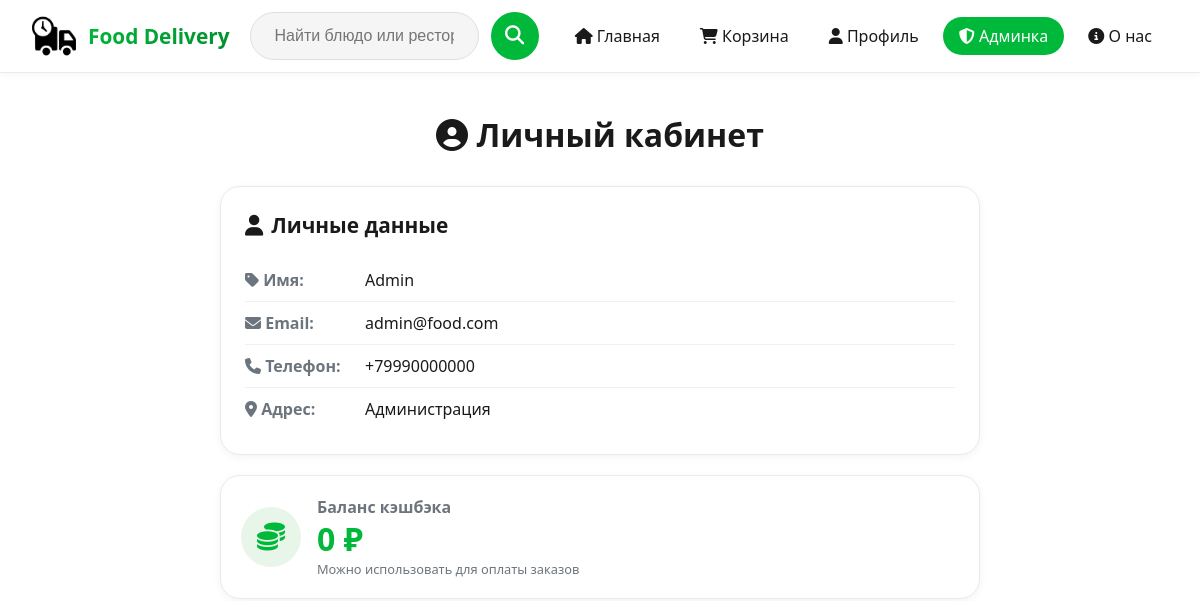
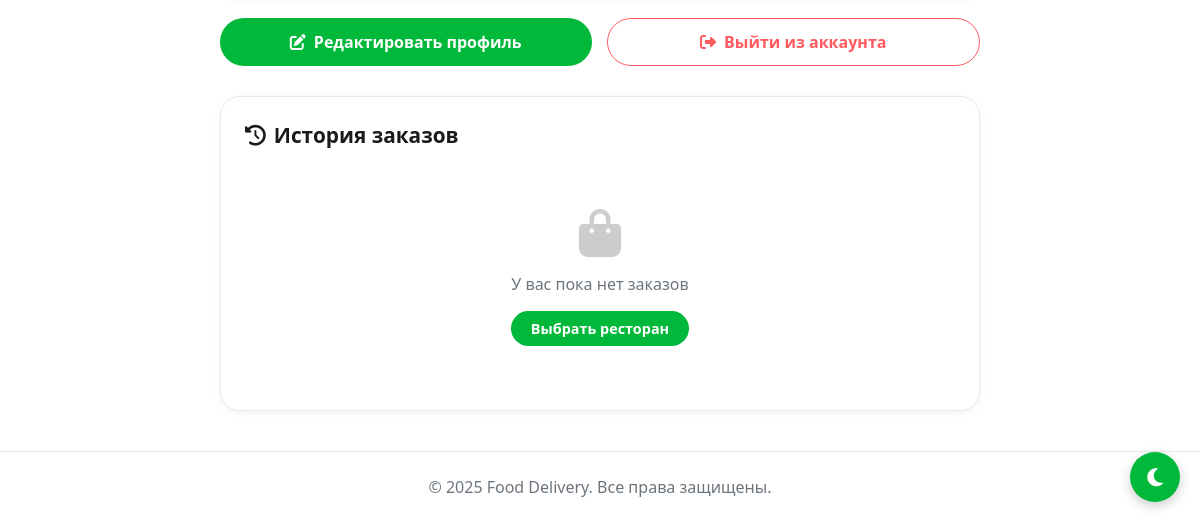
The app's page /profile (signed in), older data (2 pictures, top to bottom).
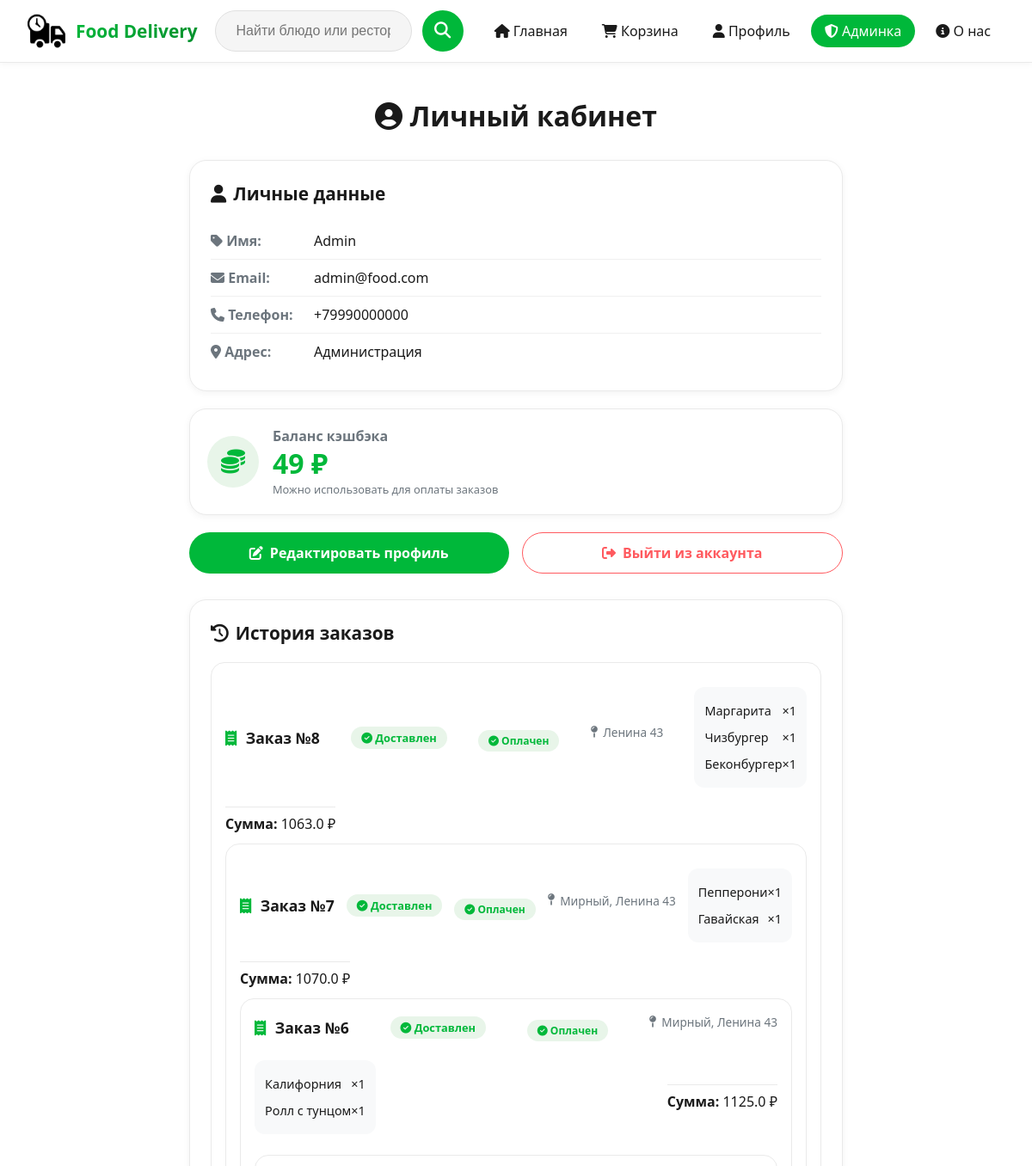
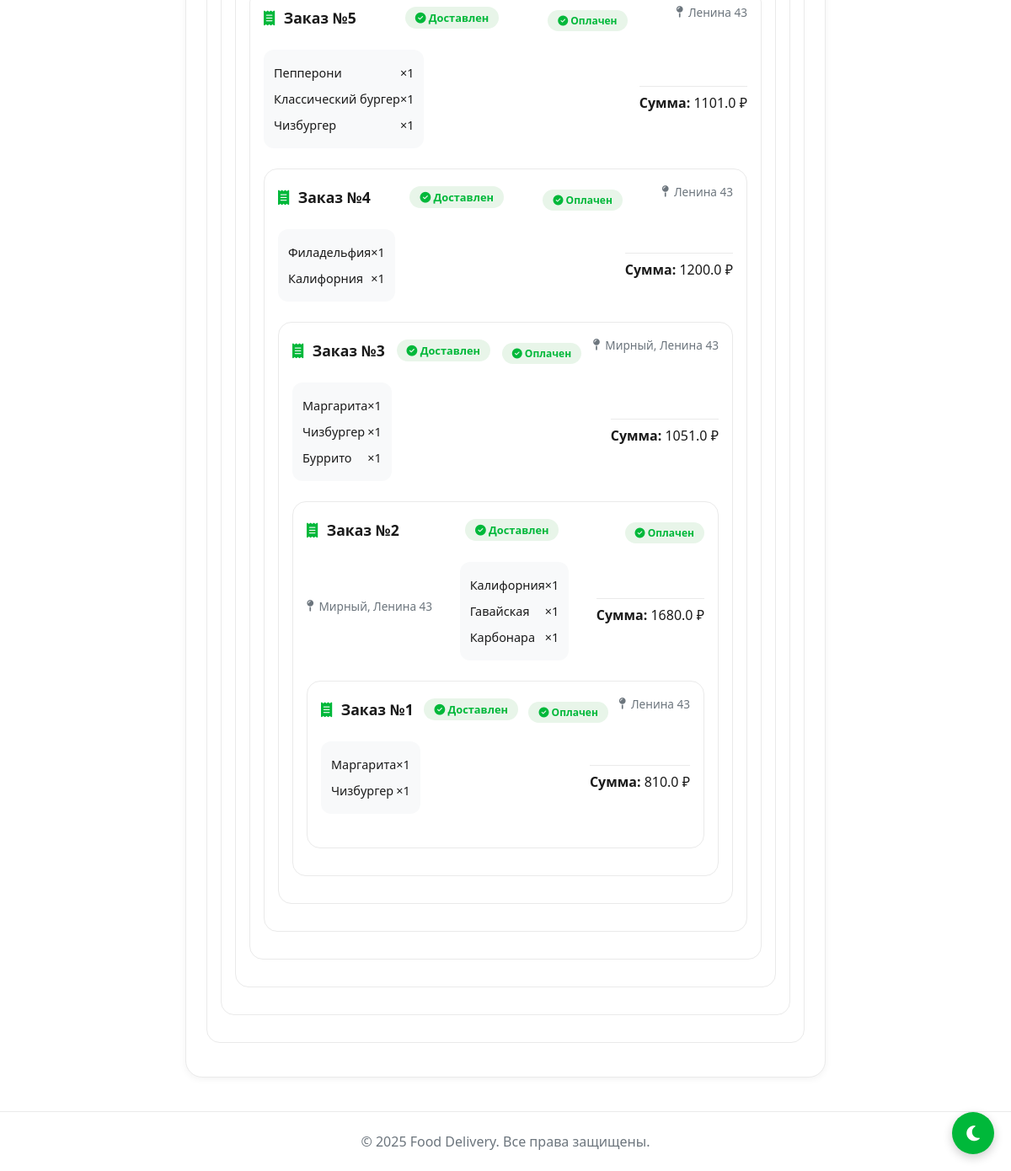
The same page, newer data (2 pictures, top to bottom).
### models.py (models this page shows, shortened)
class User(UserMixin, db.Model):
    __tablename__ = 'user'
    __table_args__ = {'extend_existing': True}
    id = db.Column(db.Integer, primary_key=True)
    username = db.Column(db.String(64), unique=True, nullable=False, index=True)
    email = db.Column(db.String(120), unique=True, nullable=False, index=True)
    password_hash = db.Column(db.String(128), nullable=False)
    phone = db.Column(db.String(30))
    address = db.Column(db.String(255))
    cashback_balance = db.Column(db.Float, default=0.0)
    is_admin = db.Column(db.Boolean, default=False)
    orders = db.relationship('Order', back_populates='user', cascade='all, delete-orphan')

class Order(db.Model):
    __tablename__ = 'order'
    id = db.Column(db.Integer, primary_key=True)
    user_id = db.Column(db.Integer, db.ForeignKey('user.id', ondelete='CASCADE'), nullable=False, index=True)
    address = db.Column(db.String(255))
    total_price = db.Column(db.Float, default=0.0)
    created_at = db.Column(db.DateTime, default=datetime.utcnow, index=True)
    use_cashback = db.Column(db.Boolean, default=False)
    cashback_used = db.Column(db.Float, default=0.0)
    is_paid = db.Column(db.Boolean, default=False)
    payment_id = db.Column(db.String(50), default=None)
    paid_at = db.Column(db.DateTime, default=None)
    user = db.relationship('User', back_populates='orders')
    items = db.relationship('OrderItem', backref='order', lazy=True, cascade='all, delete-orphan')

class OrderItem(db.Model):
    __tablename__ = 'order_item'
    id = db.Column(db.Integer, primary_key=True)
    order_id = db.Column(db.Integer, db.ForeignKey('order.id', ondelete='CASCADE'), nullable=False)
    menu_item_id = db.Column(db.Integer, db.ForeignKey('menu_item.id', ondelete='CASCADE'), nullable=False)
    quantity = db.Column(db.Integer, default=1)
    menu_item = db.relationship('MenuItem')

class MenuItem(db.Model):
    __tablename__ = 'menu_item'
    search_name = db.Column(db.String(200), default='')
    id = db.Column(db.Integer, primary_key=True)
    name = db.Column(db.String(200), nullable=False, index=True)
    price = db.Column(db.Float, nullable=False)
    restaurant_id = db.Column(db.Integer, db.ForeignKey('restaurant.id', ondelete='CASCADE'), nullable=False)
    description = db.Column(db.String(400))
    weight = db.Column(db.String(50))
    image = db.Column(db.String(200), default='images/default.png')
    category = db.Column(db.String(50), default='other')

### routes.py (the view)
@main_bp.route('/profile')
@login_required
def profile():
    from datetime import datetime, timezone, timedelta
    orders = Order.query.filter_by(user_id=current_user.id).order_by(Order.id.desc()).all()
    now = datetime.now(timezone.utc)
    for order in orders:
        if order.created_at is None:
            order.created_at = now
        if order.created_at.tzinfo is None:
            order.created_at = order.created_at.replace(tzinfo=timezone.utc)
        delivery_times = []
        for item in order.items:
            if item.menu_item and item.menu_item.restaurant:
                delivery_times.append(item.menu_item.restaurant.delivery_time)
        max_delivery = max(delivery_times) if delivery_times else 30
        order.max_delivery = max_delivery
        delivery_end_time = order.created_at + timedelta(minutes=max_delivery)
        order.is_active = now < delivery_end_time
    return render_template('profile.html', user=current_user, orders=orders)
    return render_template('profile.html', user=current_user, orders=orders)

### app.py (called while the page is built)
@login_manager.user_loader
def load_user(user_id):
    return User.query.get(int(user_id))

### templates/profile.html (shortened to what this page needs)
{% extends "base.html" %}
{% block content %}
<div class="profile-container">
    <h1 style="text-align: center; margin-bottom: 30px; color: #1a1a1a;">
        <i class="fas fa-user-circle"></i> Личный кабинет
    </h1>
    <div class="profile-card">
        <h2><i class="fas fa-user"></i> Личные данные</h2>
        <div class="info-row">
            <span class="info-label"><i class="fas fa-tag"></i> Имя:</span>
            <span class="info-value">{{ user.username }}</span>
        </div>
        <div class="info-row">
            <span class="info-label"><i class="fas fa-envelope"></i> Email:</span>
            <span class="info-value">{{ user.email }}</span>
        </div>
        <div class="info-row">
            <span class="info-label"><i class="fas fa-phone"></i> Телефон:</span>
            <span class="info-value">{{ user.phone or "Не указан" }}</span>
        </div>
        <div class="info-row">
            <span class="info-label"><i class="fas fa-map-marker-alt"></i> Адрес:</span>
            <span class="info-value">{{ user.address or "Не указан" }}</span>
        </div>
    </div>
    <div class="cashback-card">
        <div class="cashback-icon">
            <i class="fas fa-coins"></i>
        </div>
        <div class="cashback-content">
            <h3>Баланс кэшбэка</h3>
            <div class="cashback-amount">{{ "%.0f"|format(user.cashback_balance or 0) }} ₽</div>
            <p>Можно использовать для оплаты заказов</p>
        </div>
    </div>
    <div class="action-buttons">
        <a class="btn btn-primary" href="{{ url_for('main.edit_profile') }}">
            <i class="fas fa-edit"></i> Редактировать профиль
        </a>
        <a class="btn btn-logout" href="{{ url_for('main.logout') }}">
            <i class="fas fa-sign-out-alt"></i> Выйти из аккаунта
        </a>
    </div>
    <div class="orders-card">
        <h2><i class="fas fa-history"></i> История заказов</h2>
        {% if orders %}
            {% for order in orders %}
                <div class="order-item">
                    <div class="order-header">
                        <div class="order-number">
                            <i class="fas fa-receipt"></i> Заказ №{{ order.id }}
                        </div>
                      {% if order.is_active %}
    <div class="order-status active">
        <i class="fas fa-truck"></i> В пути
    </div>
    <div class="delivery-timer-container"
         data-created="{{ order.created_at.isoformat() }}"
         data-delivery-time="{{ order.max_delivery }}">
        <div class="delivery-timer-text">
            <i class="fas fa-clock"></i>
            <span class="timer-display">--:--</span>
        </div>
        <div class="delivery-progress-bar">
            <div class="delivery-progress-fill"></div>
        </div>
    </div>
{% else %}
    <div class="order-status completed">
        <i class="fas fa-check-circle"></i> Доставлен
    </div>
{% endif %}
                    {% if not order.is_paid %}
                        <div class="payment-status unpaid">
                            <i class="fas fa-clock"></i> Ожидает оплаты
                        </div>
                    {% else %}
                        <div class="payment-status paid">
                            <i class="fas fa-check-circle"></i> Оплачен
                        </div>
                    {% endif %}
                    <div class="order-address">
                        <i class="fas fa-map-pin"></i> {{ order.address }}
                    </div>
                    <div class="order-items">
                        {% for item in order.items %}
                            <div class="order-item-row">
                                <span>{{ item.menu_item.name }}</span>
                                <span>×{{ item.quantity }}</span>
                            </div>
                        {% endfor %}
                    </div>
                    <div class="order-total">
                        <strong>Сумма:</strong> {{ order.total_price }} ₽
                    </div>
                </div>
            {% endfor %}
        {% else %}
            <div class="empty-orders">
                <i class="fas fa-shopping-bag"></i>
                <p>У вас пока нет заказов</p>
                <a href="{{ url_for('main.index') }}" class="btn btn-small">Выбрать ресторан</a>
            </div>
        {% endif %}
    </div>
</div>
{% endblock %}

### templates/base.html (shortened to what this page needs)
<!doctype html>
<html lang="ru">
<head>
  <link rel="stylesheet" href="{{ url_for('static', filename='style.css') }}">
  <link rel="stylesheet" href="https://use.fontawesome.com/releases/v6.5.1/css/all.css">
</head>
<body style="margin:0; font-family:'Segoe UI', Arial, sans-serif; background:white; color:#1a1a1a;">
<button id="themeToggle" class="theme-toggle"><i class="fas fa-moon"></i></button>
<header style="display:flex; align-items:center; gap:20px; padding:12px 32px; background:white; position:sticky; top:0; z-index:1000; border-bottom:1px solid #eaeaea; box-shadow:0 1px 8px rgba(0,0,0,0.05); transition: background 0.3s, border-color 0.3s;">
  <a href="{{ url_for('main.index') }}" style="display:flex; align-items:center; gap:12px; text-decoration:none;">
    <img id="site-logo" src="{{ url_for('static', filename='images/food_delivery.png') }}" alt="logo" style="height:44px;">
    <span class="logo-text">Food Delivery</span>
  </a>
  <div style="position:relative; flex:1; display:flex; justify-content:center;">
    <div style="width:100%; max-width:800px;">
      <div style="display:flex; gap:12px; align-items:center;">
        <input id="search-input" class="search-input" type="text" placeholder="Найти блюдо или ресторан..." autocomplete="off" style="flex:1; height:48px; padding:0 24px; font-size:16px;">
        <button id="search-button" class="search-btn" title="Найти" style="width:48px; height:48px; display:flex; align-items:center; justify-content:center; cursor:pointer;">
          <i class="fas fa-search" style="color:white; font-size:1.2rem;"></i>
        </button>
      </div>
    </div>
  </div>
  <nav style="display:flex; gap:8px; align-items:center;">
    {% if current_user.is_authenticated %}
      <a href="{{ url_for('main.index') }}"><i class="fas fa-home"></i> Главная</a>
      <a href="{{ url_for('main.cart') }}"><i class="fas fa-shopping-cart"></i> Корзина</a>
      <a href="{{ url_for('main.profile') }}"><i class="fas fa-user"></i> Профиль</a>
      {% if current_user.is_admin %}
        <a href="{{ url_for('main.admin_panel') }}" style="background: #00b83a; color: white !important; border-radius: 30px;"><i class="fas fa-shield-alt"></i> Админка</a>
      {% endif %}
      <a href="{{ url_for('main.about') }}"><i class="fas fa-info-circle"></i> О нас</a>
    {% else %}
      <a href="{{ url_for('main.login') }}"><i class="fas fa-sign-in-alt"></i> Вход</a>
      <a href="{{ url_for('main.register') }}"><i class="fas fa-user-plus"></i> Регистрация</a>
      <a href="{{ url_for('main.about') }}"><i class="fas fa-info-circle"></i> О нас</a>
    {% endif %}
  </nav>
</header>
<main style="min-height:calc(100vh - 120px);">
  {% block content %}{% endblock %}
</main>
<footer style="background:white; color:#6c757d; text-align:center; padding:24px; border-top:1px solid #eaeaea; transition: background 0.3s, border-color 0.3s;">
  <p>&copy; 2025 Food Delivery. Все права защищены.</p>
</footer>
</body>
</html>

### static/style.css (style rules this page uses)
* { margin: 0; padding: 0; box-sizing: border-box; }
body { font-family: -apple-system, BlinkMacSystemFont, 'Segoe UI', Roboto, 'Helvetica Neue', Arial, sans-serif; background-color: #ffffff; color: #1a1a1a; transition: background 0.3s ease, color 0.3s ease; animation: fadeIn 0.6s ease-out; }
header, footer, nav, .restaurant, .promo-card, .menu-item, .cart-item, .cart-total, .form-container, .profile-card, .admin-card, .card, .search-input, .search-autocomplete, .btn, .category-btn, input, textarea, select, button, .empty-cart, .team-card, .about-card { transition: background 0.3s ease, color 0.3s ease, border-color 0.3s ease, box-shadow 0.3s ease; }
header { background: #ffffff; box-shadow: 0 1px 8px rgba(0,0,0,0.05); padding: 12px 32px; border-bottom: 1px solid #eaeaea; display: flex; align-items: center; gap: 20px; }
header a { color: #1a1a1a; text-decoration: none; transition: all 0.2s ease; }
.logo-text { font-weight: 700; font-size: 1.3rem; background: linear-gradient(135deg, #00b83a, #008f2c); -webkit-background-clip: text; background-clip: text; color: transparent; }
nav a { border-radius: 30px; font-weight: 500; padding: 8px 16px; }
.search-input { background: #f3f3f3; border: 1px solid transparent; border-radius: 40px; color: #1a1a1a; font-size: 15px; height: 48px; padding-left: 20px; width: 100%; }
.search-btn { background: #00b83a; border-radius: 50%; width: 48px; height: 48px; border: none; cursor: pointer; display: flex; align-items: center; justify-content: center; }
.profile-container { max-width: 800px; margin: 40px auto; padding: 0 20px; }
.btn, button[type="submit"], .restaurant .btn { background: #00b83a; color: white; border-radius: 40px; padding: 12px 24px; font-weight: 600; border: none; cursor: pointer; text-decoration: none; display: inline-flex; align-items: center; gap: 8px; transition: all 0.2s ease; }
footer { background: white; color: #6c757d; text-align: center; padding: 24px; border-top: 1px solid #eaeaea; }
.theme-toggle { position: fixed; bottom: 20px; right: 20px; width: 50px; height: 50px; border-radius: 50%; background: #00b83a; border: none; box-shadow: 0 4px 12px rgba(0,0,0,0.2); cursor: pointer; z-index: 1000; display: flex; align-items: center; justify-content: center; font-size: 1.3rem; color: white; }
header img, img#site-logo { filter: invert(1) !important; -webkit-filter: invert(1) !important; }

### templates/base.html (style rules this page uses)
body { animation: fadeInPage 0.5s ease-out; background: #ffffff; color: #1a1a1a; transition: background 0.3s ease, color 0.3s ease; }
header, footer, nav, .restaurant, .restaurant-card, .item-card, .promo-card, .profile-card, .cashback-card, .orders-card, .cart-item, .cart-total, .menu-item, .team-card, .about-card, .form-container, .edit-profile-form, .admin-card, .search-input, .search-autocomplete, .btn, .category-btn, .search-btn, input, textarea, select, button { transition: background 0.3s ease, color 0.3s ease, border-color 0.3s ease, box-shadow 0.3s ease !important; }
nav a { color: #1a1a1a !important; text-decoration: none; padding: 8px 16px; border-radius: 30px; transition: all 0.2s; }
.search-input { background: #f5f5f5 !important; border: 1px solid #e0e0e0 !important; border-radius: 40px !important; color: #1a1a1a !important; }
.search-btn { background: #00b83a !important; border: none; border-radius: 50%; }
.logo-text { font-weight: 700; font-size: 1.3rem; background: linear-gradient(135deg, #00b83a, #008f2c); -webkit-background-clip: text; background-clip: text; color: transparent; }
.theme-toggle { position: fixed; bottom: 20px; right: 20px; width: 50px; height: 50px; border-radius: 50%; background: #00b83a; border: none; box-shadow: 0 4px 12px rgba(0,0,0,0.2); cursor: pointer; z-index: 1000; display: flex; align-items: center; justify-content: center; font-size: 1.3rem; transition: all 0.3s ease; color: white; }

Row changes from the older to the newer data that the page shows:
changed User "Admin": cashback_balance "0" → "49"
added Order: id "8", is_paid True (drawn), address "Ленина 43", total_price "1063.0"
added OrderItem: menu_item.name "Маргарита", quantity "1", shown under "8"
added OrderItem: menu_item.name "Чизбургер", quantity "1", shown under "8"
added OrderItem: menu_item.name "Беконбургер", quantity "1", shown under "8"
added Order: id "7", is_paid True (drawn), address "Мирный, Ленина 43", total_price "1070.0"
added OrderItem: menu_item.name "Пепперони", quantity "1", shown under "7"
added OrderItem: menu_item.name "Гавайская", quantity "1", shown under "7"
added Order: id "6", is_paid True (drawn), address "Мирный, Ленина 43", total_price "1125.0"
added OrderItem: menu_item.name "Калифорния", quantity "1", shown under "6"
added OrderItem: menu_item.name "Ролл с тунцом", quantity "1", shown under "6"
added Order: id "5", is_paid True (drawn), address "Ленина 43", total_price "1101.0"
added OrderItem: menu_item.name "Пепперони", quantity "1", shown under "5"
added OrderItem: menu_item.name "Классический бургер", quantity "1", shown under "5"
added OrderItem: menu_item.name "Чизбургер", quantity "1", shown under "5"
added Order: id "4", is_paid True (drawn), address "Ленина 43", total_price "1200.0"
added OrderItem: menu_item.name "Филадельфия", quantity "1", shown under "4"
added OrderItem: menu_item.name "Калифорния", quantity "1", shown under "4"
added Order: id "3", is_paid True (drawn), address "Мирный, Ленина 43", total_price "1051.0"
added OrderItem: menu_item.name "Маргарита", quantity "1", shown under "3"
added OrderItem: menu_item.name "Чизбургер", quantity "1", shown under "3"
added OrderItem: menu_item.name "Буррито", quantity "1", shown under "3"
added Order: id "2", is_paid True (drawn), address "Мирный, Ленина 43", total_price "1680.0"
added OrderItem: menu_item.name "Калифорния", quantity "1", shown under "2"
added OrderItem: menu_item.name "Гавайская", quantity "1", shown under "2"
added OrderItem: menu_item.name "Карбонара", quantity "1", shown under "2"
added Order: id "1", is_paid True (drawn), address "Ленина 43", total_price "810.0"
added OrderItem: menu_item.name "Маргарита", quantity "1"
added OrderItem: menu_item.name "Чизбургер", quantity "1"
Text that changed along with them:
text no longer shown: "У вас пока нет заказов Выбрать ресторан"
